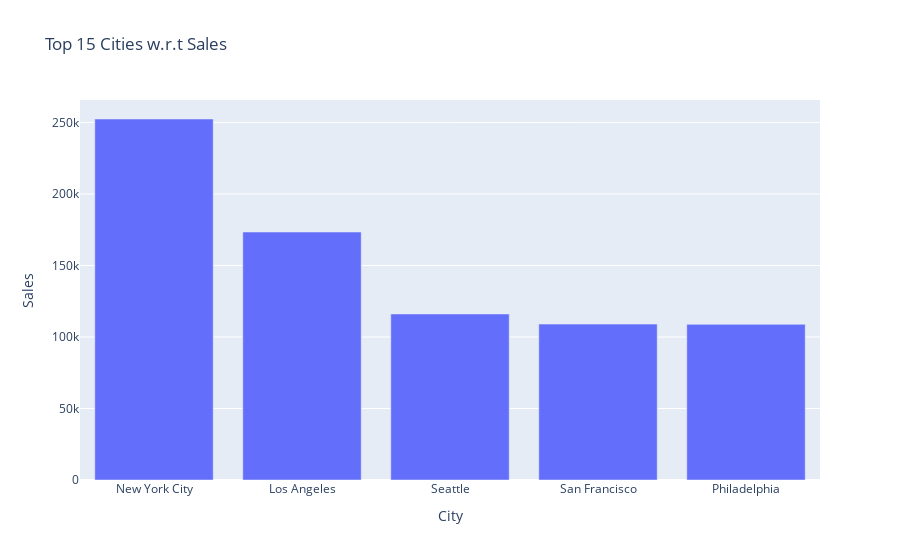

Notebook source saved alongside this figure:
### Code cell
fig = px.bar(top_cities,x='City',y='Sales',title='Top 15 Cities w.r.t Sales')
fig.show()

### Figure 1 — Plotly figure (JSON) as saved in the notebook; plotly's stock layout.template omitted (floating-point values rounded to 4 significant figures)
{"data": [{"alignmentgroup": "True", "hovertemplate": "City=%{x}<br>Sales=%{y}<extra></extra>", "legendgroup": "", "marker": {"color": "#636efa", "pattern": {"shape": ""}}, "name": "", "offsetgroup": "", "orientation": "v", "showlegend": false, "textposition": "auto", "type": "bar", "x": ["New York City", "Los Angeles", "Seattle", "San Francisco", "Philadelphia"], "xaxis": "x", "y": [252500.0, 173400.0, 116100.0, 109000.0, 108800.0], "yaxis": "y"}], "layout": {"barmode": "relative", "legend": {"tracegroupgap": 0}, "title": {"text": "Top 15 Cities w.r.t Sales"}, "xaxis": {"anchor": "y", "domain": [0, 1], "title": {"text": "City"}}, "yaxis": {"anchor": "x", "domain": [0, 1], "title": {"text": "Sales"}}}}
